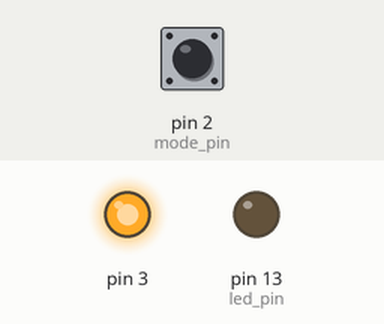
The sketch below on a simulated Arduino Leonardo, built with avr-gcc and run on an emulated ATmega32U4. Parts: output pins drawn as LEDs (lit = HIGH). The inputs (shaded band) are chosen by the test bench; at power-on: pin 2 (mode_pin) LOW.

Above: at 1.2 s.
1.3 s: pin 2 (mode_pin) pulled HIGH for 0.15 s
At 1.37 s:
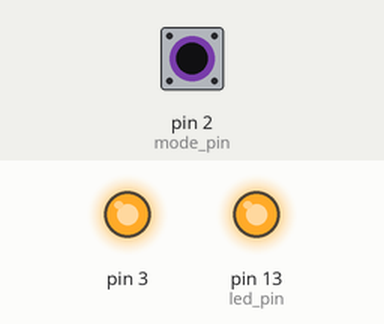
2.9 s: pin 2 (mode_pin) pulled HIGH for 3.2 s
At 7.5 s:
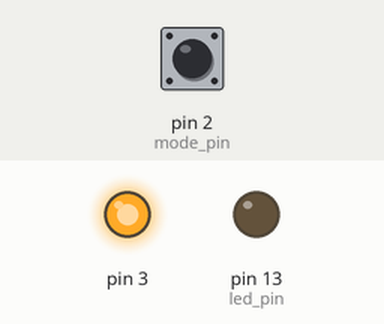
Timing chart, 0 to 9.0 s (numbered marks = the images above; inputs shaded):
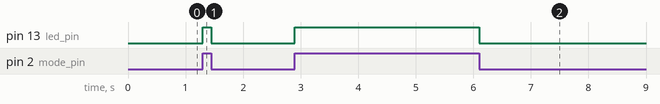

Measured:
- after the input at 1.3 s, pin 13 (led_pin): LOW → HIGH at once, → LOW 0.15 s later
- after the input at 2.9 s, pin 13 (led_pin): LOW → HIGH at once, → LOW 3.2 s later

The sketch:

volcaville.ino
```cpp
// Arduino-based MIDI interface, customised for VOLCA sample & fm
//   -- it's mostly a USB -> MIDI 5-pin OUT interface now
//
// MIDI data pin is 1(TX)
// expects volca fm on MIDI channel 11

// MIDIUSB spec: https://www.usb.org/sites/default/files/midi10.pdf

#include <MIDIUSB.h>

byte lit=0;

static constexpr byte led_pin = 13;
static constexpr byte mode_pin = 2;


void toggleLed() {
  lit = 1 - lit;
  digitalWrite(led_pin,lit);
}

void setup() {
  pinMode(led_pin,OUTPUT);

  // the mode switch is across GND and pin3, so we set 3 HIGH forever
  pinMode(3,OUTPUT);
  digitalWrite(3, HIGH);

  pinMode(mode_pin, INPUT);

  Serial1.begin(31250);
}

byte oldVolcaMode = 0;
void loop() {

  byte volcaMode = digitalRead(mode_pin);
  if (volcaMode != oldVolcaMode) {
    lit = volcaMode;
    digitalWrite(led_pin, lit);
    oldVolcaMode = volcaMode;
  }

  midiEventPacket_t message = MidiUSB.read();

  // ignore virtual cable number for now - we're just one
  int cin = message.header & 0xf;

  int chan = message.byte1 & 0xf;

  switch (cin)
  {
    case 0:   // reserved
      break;
    case 1:   // cable event; reserved
      break;

    case 2:   // 2 byte system-common
      midiSend2(message.byte1, message.byte2);
      break;

    case 3:   // 3 byte system common
      midiSend3(message.byte1, message.byte2, message.byte3);
      break;

    case 4:   // 3 byte SysEx (start / continue)
      midiSend3(message.byte1, message.byte2, message.byte3);
      break;

    case 5:   // 1 byte system common / final SysEx byte
      midiSend1(message.byte1);
      break;

    case 6:   // final 2 bytes of SysEx
      midiSend2(message.byte1, message.byte2);
      break;

    case 7:   // final 3 bytes of SysEx
      midiSend3(message.byte1, message.byte2, message.byte3);
      break;

    case 8:   // note off
      // Volca SAMPLE only cares about noteOn messages
      if (!volcaMode || chan >= 10)
      {
        toggleLed();
        midiSend3(message.byte1, message.byte2, message.byte3);
      }
      break;

    case 9:   // note on
      toggleLed();
      midiSend3(message.byte1, message.byte2, message.byte3);
      break;

    case 0xa: // aftertouch
      midiSend3(message.byte1, message.byte2, message.byte3);
      break;

    case 0xb: // cc
      midiSend3(message.byte1, message.byte2, message.byte3);
      break;

    case 0xc: // program change
      midiSend2(message.byte1, message.byte2);
      break;

    case 0xd: // channel pressure
      midiSend2(message.byte1, message.byte2);
      break;

    case 0xe: // pitch bend
      midiSend3(message.byte1, message.byte2, message.byte3);
      break;

    case 0xf: // single-byte, e.g. realtime (Start, Stop, Clock, ...)
      if (!volcaMode)
      {
        midiSend1(message.byte1);

        /* -- using MIDI to sync directly has a lot of downsides, esp. for Volcas
         *  --> would be better to add a 3.5mm SYNC OUT socket where we send sync to VOLCAs & POs
        if( message.byte1 == 0xf8 || (message.byte1 >= 0xfa && message.byte1 <= 0xfc)  )
        {
          midiSend1(message.byte1);
        }
        */
      }
      break;
  }
}


void midiSend1(int b0) {
  Serial1.write(b0);
}
void midiSend2(int b0, int b1) {
  Serial1.write(b0);
  Serial1.write(b1);
}
void midiSend3(int b0, int b1, int b2) {
  Serial1.write(b0);
  Serial1.write(b1);
  Serial1.write(b2);
}
```
